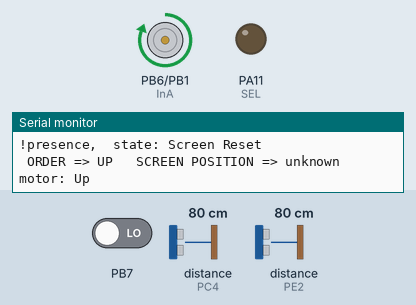
A sketch run on a simulated STM32 Blue Pill. On the bench: motor-driver pin pairs drawn as motors (green arrow = first pin HIGH = forward, orange = second pin HIGH = backward, longer = more drive, scaled by the enable pin), output pins drawn as LEDs (lit = HIGH), the last lines printed to the serial monitor. Inputs (shaded band) come from the test bench; at power-on: PB7 LOW, distance to the obstacle (sensors on PC4, PE2) 80 cm.

Above: at 1.9 s.
2.0 s: PB7 driven HIGH
At 2.9 s:
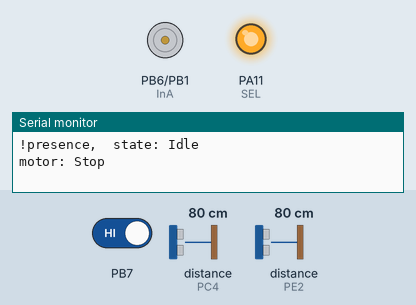
5.0 s: distance to the obstacle (sensor on PC4) set to 7 cm
6.5 s: distance to the obstacle (sensor on PC4) set to 4 cm
At 8.0 s:
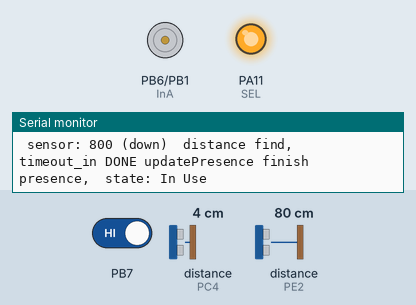
8.7 s: distance to the obstacle (sensor on PE2) set to 7 cm
11.7 s: distance to the obstacle (sensor on PE2) set to 4 cm
At 15.0 s:
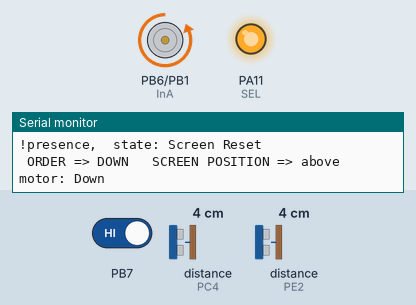
Timing chart, 0 to 15.7 s (numbered marks = the images above; inputs shaded):
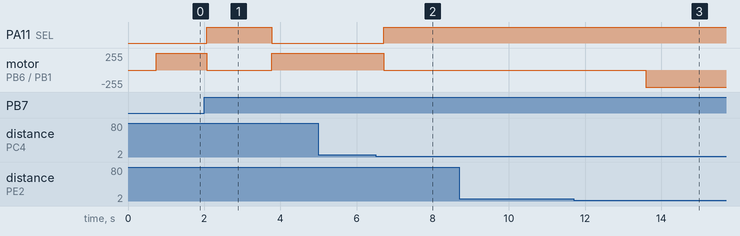

The sketch:

screen_movement.ino
```cpp
#include "screen_movement.h"

void setup()
{
    Serial.begin(9600);
    Serial.println(F("Setup start"));
    Serial.print(F("\tInit. interrupter: "));
    attachInterrupt(digitalPinToInterrupt(interrupter), ISR, RISING);
    Serial.print(F("done\n\tInit. hydraulic actuator: "));
    initialise_pinmode();
    Serial.print(F("done\n\tInit. I2C: "));
    Wire.setSCL(SCL_Wire);
    Wire.setSDA(SDA_Wire);
    Wire.begin();
    Serial.print(F("done\n\tInit. sensor: "));
    turn_off_sensors();
    delay(100);
    prepareSensor(PIN_XSHUT_1, HIGH);
    initSensor(&sensor_up, PIN_XSHUT_1, ADR_SENSOR_1);
    prepareSensor(PIN_XSHUT_2, HIGH);
    initSensor(&sensor_down, PIN_XSHUT_2, ADR_SENSOR_2);
    initTimer();
    Serial.println(F("done\nSetup completed"));
}

void loop()
{
    computeState();
    delay(200);
}
```

check_presence.cpp
```cpp
# include "check_presence.h"

uint16_t getDistance(VL53L0X *sensor)
{
  uint16_t value;

  value = sensor->readRangeContinuousMillimeters();
  if (sensor->timeoutOccurred())
    return (ERROR_SENSOR_TIMEOUT);
  return (value);
}

bool getAdjust(void) // true if a body is see by the sensor
{
  uint16_t distance_up;

    distance_up = getDistance(&sensor_up);
    printDistance(distance_up);
    Serial.println(F("(up)"));
    return (distance_up > THRESHOLDDISTANCEMIN
       && distance_up < THRESHOLDDISTANCE);
}

void updatePresence(void)
{
    uint16_t distance_down;

    distance_down = getDistance(&sensor_down);
    printDistance(distance_down);
    Serial.print(F("(down) "));
    if (distance_down > THRESHOLDDISTANCEMIN
        && distance_down < THRESHOLDDISTANCE)
    {
        Serial.print(F(" distance find, "));
        if (!timeout_presence_in.started())
        {
            timeout_presence_in.start();
            presence = false;
            Serial.print(F(" timeout_in START"));
        }
        else if (timeout_presence_in.done())
        {

            Serial.print(F(" timeout_in DONE"));
            presence = true;
        }
        else
        {
            Serial.print(F(" timeout_in CONTINU"));
            presence = false;
        }
        resetTimer(&timeout_presence_out);
    }
    else
    {
        Serial.print(F(" distance NOT find, "));
        if (!timeout_presence_out.started())
        {
            Serial.print(F("timeout_out start "));
            timeout_presence_out.start();
        }
        if (timeout_presence_out.done())
        {
          Serial.print(F("timeout_out done"));
          resetTimer(&timeout_presence_out);
          resetTimer(&timeout_presence_in);
          presence = false;
        }
        else if (timeout_presence_in.waiting())
        {
            Serial.print(F("timeout_in continu (waiting)"));
            resetTimer(&timeout_presence_in);
            // presence = true;
        }
    }
    Serial.println(F(" updatePresence finish"));

}
```

check_presence.h
```cpp
#ifndef CHECK_PRESENCE_H
# define CHECK_PRESENCE_H

# include <Arduino.h>
# include <VL53L0X.h>
# include "pin_define_types.h"
# include "sensors.h"
# include "debug_printing.h"
# include "screen_timer.h"

extern bool     presence;
extern VL53L0X  sensor_up;
extern VL53L0X  sensor_down;

uint16_t getDistance(VL53L0X *sensor);
bool getAdjust(void);
void updatePresence(void);

#endif
```

debug_printing.cpp
```cpp
#include "debug_printing.h"

void printDistance(uint16_t distance)
{
    Serial.print(F(" sensor: "));
    if (distance != ERROR_SENSOR_TIMEOUT)
        Serial.print(distance);
    else
        Serial.print(F(" ERROR_SENSOR_TIMEOUT"));
    Serial.print(F(" "));
}

void printScreenPos(e_screen_pos screen_pos)
{
    Serial.print(F(" SCREEN POSITION => "));
    switch (screen_pos)
    {
        case unknown:
            Serial.print(F("unknown "));
            break;
        case origin:
            Serial.print(F("origin "));
            break;
        case above:
            Serial.print(F("above "));
            break;
        case under:
            Serial.print(F("under "));
            break;
        default:
            break;
    }
}

void printOrder(e_motor_control order)
{
    Serial.print(F(" ORDER => "));
    switch (order)
    {
        case UP:
            Serial.print(F("UP\t"));
            break;
        case DOWN:
            Serial.print(F("DOWN\t"));
            break;
        case STOP:
            Serial.print(F("STOP\t"));
            break;
        default:
            break;
    }
}

void printState(void)
{
    if (presence)
        Serial.print(F("presence,\t"));
    else
        Serial.print(F("!presence,\t"));
    Serial.print(F("state: "));
    switch (state)
    {
        case idle:
            Serial.println(F("Idle"));
            break;
        case fiting:
            Serial.println(F("Fiting"));
            break;
        case in_use:
            Serial.println(F("In Use"));
            break;
        case screen_reset:
            Serial.println(F("Screen Reset"));
            break;
        default:
            break;
    }
}
```

debug_printing.h
```cpp
#ifndef DEBUG_PRINTING_H
# define DEBUG_PRINTING_H

# include <Arduino.h>
# include "pin_define_types.h"
#include "sensors.h"
# include "hydraulic_cylinder_control.h"
# include "check_presence.h"

void printDistance(uint16_t distance_down);
void printScreenPos(e_screen_pos screen_pos);
void printOrder(e_motor_control order);
void printState(void);

#endif
```

hydraulic_cylinder_control.cpp
```cpp
#include "hydraulic_cylinder_control.h"

void initialise_pinmode(){
  pinMode(InA, OUTPUT);
  pinMode(InB, OUTPUT);
  pinMode(SEL ,OUTPUT);
  pinMode(PWM ,OUTPUT);
}
void controlMotor(e_motor_control choice, int pwm){
  bool ina,inb,sel;
      Serial.print(F("motor: "));

  switch(choice){
    case UP:
      Serial.println(F("Up"));
      ina = HIGH;
      inb = LOW;
      sel = LOW;
      break;
    case DOWN:
      Serial.println(F("Down"));
      ina = LOW;
      inb = HIGH;
      sel = HIGH;
      break;
    case STOP:
      Serial.println(F("Stop"));
      ina = LOW;
      inb = LOW;
      sel = HIGH;
      break;
  }
  analogWrite(PWM,pwm);
  digitalWrite(InA,ina);
  digitalWrite(InB,inb);
  digitalWrite(SEL,sel);
  delay(100);
}
```

hydraulic_cylinder_control.h
```cpp
#ifndef HCC_H
# define HCC_H

# include <Arduino.h>
# include "pin_define_types.h"

extern e_state          state;
extern e_screen_pos     screen_pos;
extern e_motor_control  order;

void initialise_pinmode();
void controlMotor(e_motor_control choice, int pwm = 255);

#endif
```

pin_define_types.h
```cpp
#ifndef PIN_DEFINE
# define PIN_DEFINE

//Pin de contrôle d'extinction - pour changement d'adresse
# define PIN_XSHUT_1 PB0  //D3 - capteur haut
# define PIN_XSHUT_2 PA12   //D2 - capteur bas

//Futures adresses des capteurs [initialement 0x29]
# define ADR_SENSOR_1 0x24
# define ADR_SENSOR_2 0x42

//Pins pour connexion I2C
# define SCL_Wire PA7      //A6
# define SDA_Wire PB4      //D12

# define interrupter PB7   //D4

//Motor control chip information
# define InA PB6           //D5
# define InB PB1           //D6
# define SEL PA11          //D10
# define PWM PA8           //D9

/**
 * The given state of the device among all possible
 */
enum e_state {
  idle,
  fiting,
  in_use,
  screen_reset
};

/**
 * The relative position of the screen with an origin equal to the interrupter physical position
 */
enum e_screen_pos {
  unknown,
  origin,
  above,
  under
};

enum e_motor_control {
  UP,
  DOWN,
  STOP
};

#endif
```

screen_movement.h
```cpp
#ifndef SCREEN_MOVEMENT_H
# define SCREEN_MOVEMENT_H

# include <Arduino.h>
# include <Wire.h> //Native librairy
# include <VL53L0X.h> //Pololu library
# include <neotimer.h> // //Joe Rullan library with modification: Move definitions to cpp file

# include "hydraulic_cylinder_control.h"
# include "debug_printing.h"
# include "pin_define_types.h"
# include "sensors.h"
# include "screen_timer.h"
# include "switch_state.h"
# include "check_presence.h"

e_state         state = screen_reset;
e_screen_pos    screen_pos = unknown;
e_motor_control order = STOP;

/** Timer move screen **/
bool            presence = false;

VL53L0X         sensor_up = VL53L0X();
VL53L0X         sensor_down = VL53L0X();

/** Timer move screen **/
Neotimer        timeout_move_up = Neotimer(11000);
Neotimer        timeout_move_down = Neotimer(5000);

/** Timer detect presence **/
Neotimer        timeout_presence_in = Neotimer(2500);
Neotimer        timeout_presence_out = Neotimer(1500);

/** Timer max fiting **/
Neotimer        timeout_fiting_up = Neotimer(5000);
Neotimer        timeout_fiting_down = Neotimer(11000);

#endif
```

screen_timer.cpp
```cpp
#include "screen_timer.h"

void initTimer(void)
{
    timeout_presence_out.start();
}

void resetTimer(Neotimer *timer)
{
    timer->reset();
    timer->stop();
}

void resetTimers(void)
{
    resetTimer(&timeout_move_up);
    resetTimer(&timeout_move_down);
    resetTimer(&timeout_fiting_up);
    resetTimer(&timeout_fiting_down);
}
```

screen_timer.h
```cpp
#ifndef SCREEN_TIMER_H
# define SCREEN_TIMER_H

# include <Arduino.h>
# include <neotimer.h>

extern Neotimer timeout_move_up;
extern Neotimer timeout_move_down;
extern Neotimer timeout_presence_out;
extern Neotimer timeout_presence_in;
extern Neotimer timeout_fiting_up;
extern Neotimer timeout_fiting_down;

void resetTimers(void);
void resetTimer(Neotimer *timer);
void initTimer(void);

#endif
```

sensors.cpp
```cpp
#include "sensors.h"

void turn_off_sensors(){
  pinMode(PIN_XSHUT_1, OUTPUT);
  digitalWrite(PIN_XSHUT_1, LOW);
  pinMode(PIN_XSHUT_2, OUTPUT);
  digitalWrite(PIN_XSHUT_2, LOW);
}

void prepareSensor(byte pin, bool stat)
{
  pinMode(pin, OUTPUT);
  digitalWrite(pin, stat);
}

void initSensor(VL53L0X *sensor, byte pin, uint8_t adr)
{
  pinMode(pin, INPUT);
  delay(200);
  while(!sensor->init()){
    Serial.println(F("Initialisation failed, retry in 0.2'"));
    delay(200);
  }
  delay(100);
  sensor->setAddress(adr);
  sensor->setTimeout(500);
  sensor->startContinuous(50);
}

/*
 * The method will run when the interrupter is on.
 */
void ISR(void)
{
    switch(state)
    {
        case screen_reset:
            state = idle;
            resetTimers();
            screen_pos = origin;
            order = STOP;
            break;
        case fiting:
            if(order == UP)
                screen_pos = above;
            if(order == DOWN)
                screen_pos = under;
            break;
        default:
            break;
    }
    Serial.print(F(" ISR : "));
    printState();
}
```

sensors.h
```cpp
#ifndef SENSORS_H
# define SENSORS_H

# include <VL53L0X.h> //Pololu library
# include "screen_timer.h"
# include "pin_define_types.h"
# include "debug_printing.h"
# include "hydraulic_cylinder_control.h"

// sensor error
# define ERROR_SENSOR_TIMEOUT 0xFFFF

// Max detection distance
# define THRESHOLDDISTANCE 1000
// Min detection distance
# define THRESHOLDDISTANCEMIN 50
// default detection distance
# define DEFAULTDISTANCE (THRESHOLDDISTANCE + 500)

/** Put sensors in a 'off' or 'sleep' state.
 *  Its required for assigning new I2C adresses individually
 */

void turn_off_sensors();
void prepareSensor(byte pin, bool stat);

/** Initialise a sensor and change its I2C address
 *  Input :   *sensor : a ptr of a sensor object
 *            pin : The hardware pin connect to the sensor XSHUT
 *            adr : The new sensor address for I2C connection
**/
void initSensor(VL53L0X *sensor, byte pin, uint8_t adr);
void ISR(void);

#endif
```

switch_state.cpp
```cpp
#include "switch_state.h"

void caseIdle(void)
{
    order = STOP;
    controlMotor(order);
    resetTimers();
    if (presence)
        state = fiting;
}

void setInUseState(e_screen_pos new_screen_pos = unknown)
{
    if (new_screen_pos == unknown)
        screen_pos = (order) ? above : under;
    else
        screen_pos = new_screen_pos;
    order = STOP;
    state = in_use;
}

void caseFiting(void)
{
    e_motor_control old_order = order;

    if (!presence)
    {
        resetTimers();
        resetTimer(&timeout_fiting_down);
        resetTimer(&timeout_fiting_up);
        state = screen_reset;
        return;
    }
    order = (getAdjust()) ? UP : DOWN;
    if (old_order != STOP && old_order != order)
        setInUseState();
    if (order == UP)
    {
        if(!timeout_fiting_up.started())
            timeout_fiting_up.start();
        else if (timeout_fiting_up.done())
            setInUseState(above);
    }
    else if (order == DOWN)
    {
        if(!timeout_fiting_down.started())
            timeout_fiting_down.start();
        else if (timeout_fiting_down.done())
            setInUseState(under);
    }
    controlMotor(order);
}

void resetScreen(void)
{
    if (screen_pos == unknown)
    {
        order = UP;
        if(!timeout_move_up.started())
            timeout_move_up.start();
        else if (timeout_move_up.done())
        {
            order = DOWN;
            if(!timeout_move_down.started())
                timeout_move_down.start();
        }
    }
    else if (screen_pos == above)
        order = DOWN;
    else if (screen_pos == under)
    {
        order = UP;
    }
    else if (screen_pos == origin)
        state = idle;

    printOrder(order);
    printScreenPos(screen_pos);
    controlMotor(order);
}

void caseInUse(void)
{
    if (!presence)
    {
        resetTimers();
        state = screen_reset;
    }
}

void computeState(void)
{
    updatePresence();
    printState();
    switch (state)
    {
        case idle:
            caseIdle();
            break;
        case fiting:
            caseFiting();
            break;
        case in_use:
            caseInUse();
            break;
        case screen_reset:
            resetScreen();
            break;
        default:
            break;
    }
}
```

switch_state.h
```cpp
#ifndef SWITCH_STATE_H
# define SWITCH_STATE_H

# include <Arduino.h>
# include "pin_define_types.h"
# include "sensors.h"
# include "debug_printing.h"
# include "screen_timer.h"
# include "hydraulic_cylinder_control.h"
# include "check_presence.h"

void computeState(void);
#endif
```

Measured:
- the behaviour switches between 6 and 5 cm on distance to the obstacle (sensor on PE2) (found by bisection; images 2 and 3)
- after the input at 2.0 s, PA11 (SEL): LOW → HIGH after 0.07 s, → LOW 1.7 s later; motor on PB6 (InA) / PB1 (InB): forward 255/255 → stopped after 0.07 s, → forward 255/255 1.7 s later
- after the input at 6.5 s, PA11 (SEL): LOW → HIGH after 0.22 s; motor on PB6 (InA) / PB1 (InB): forward 255/255 → stopped after 0.22 s
- after the input at 11.7 s, motor on PB6 (InA) / PB1 (InB): stopped → backward 255/255 after 1.9 s
